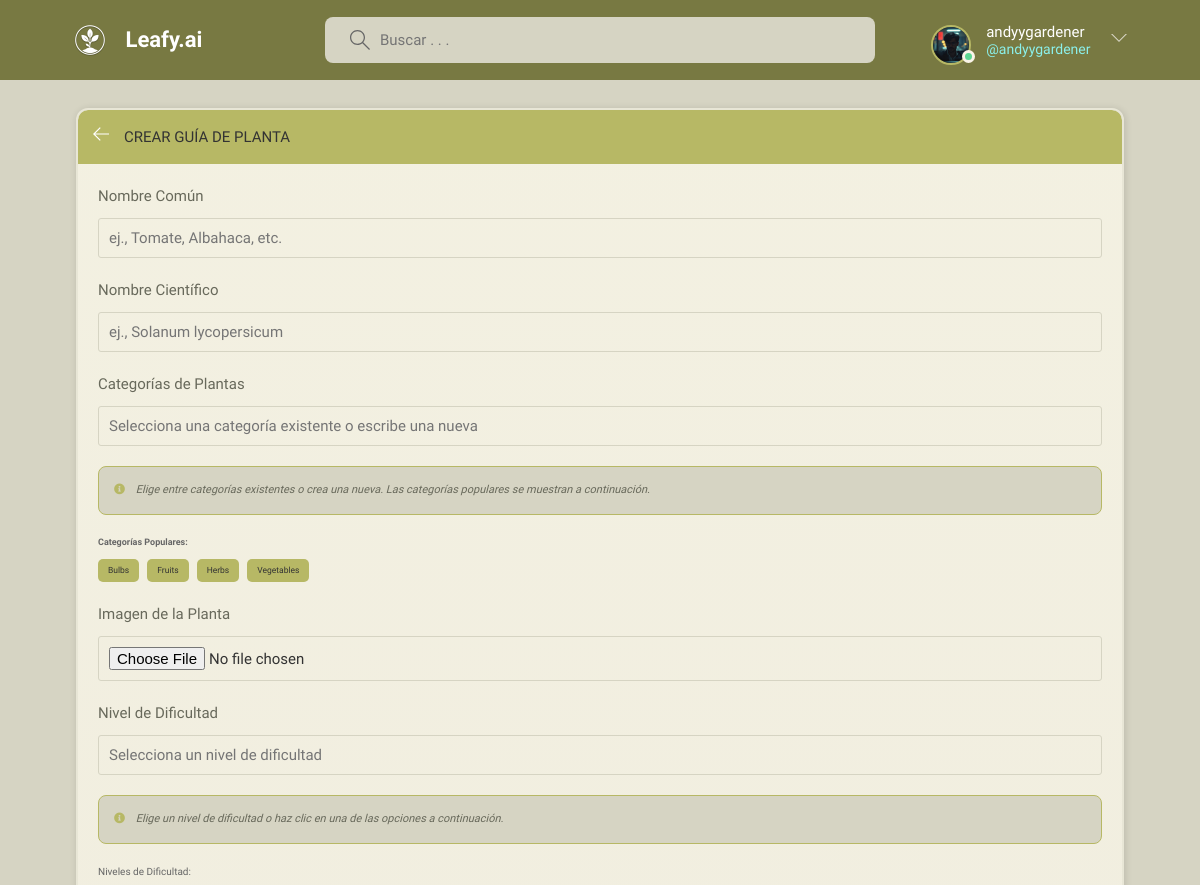
The page /create-guide/ (signed in, upper part) on the database as committed earlier.
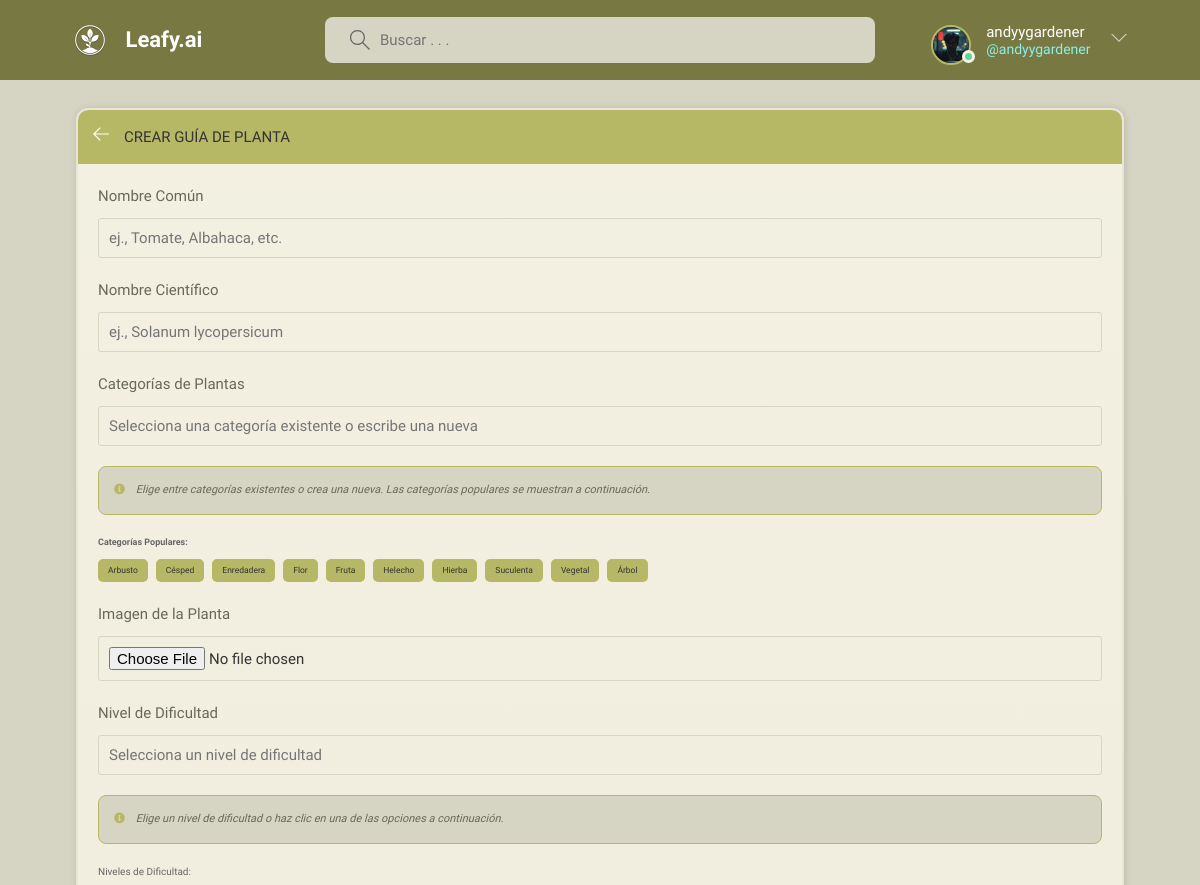
The same page on the database as committed later.
### base/models.py (models this page shows, shortened)
class PlantCategory(models.Model):
    name = models.CharField(max_length=50, unique=True)
    class Meta:
        verbose_name_plural = 'Plant Categories'

### base/views.py (the view, shortened to what this page needs)
# urls.py: path('create-guide/', views.createGuide, name='create-guide'),
@login_required(login_url='login')
def createGuide(request):
    categories = PlantCategory.objects.all().order_by('name')
    context = {'categories': categories}
    return render(request, 'base/guide_form.html', context)

### base/templates/base/guide_form.html (shortened to what this page needs)
{%  extends 'main.html' %}
{% load static %}
{% block content %}
<link rel="stylesheet" type="text/css" href="{% static 'styles/technique_form.css' %}">
<main class="create-guide layout">
  <div class="container">
    <div class="layout__box">
      <div class="layout__boxHeader">
        <div class="layout__boxTitle">
          <a href="{{request.META.HTTP_REFERER}}">
            <svg version="1.1" xmlns="http://www.w3.org/2000/svg" width="32" height="32" viewBox="0 0 32 32" style="fill: white;">
              <title>flecha-izquierda</title>
              <path
                d="M13.723 2.286l-13.723 13.714 13.719 13.714 1.616-1.611-10.96-10.96h27.625v-2.286h-27.625l10.965-10.965-1.616-1.607z"
              ></path>
            </svg>
          </a>
          <h3>{% if guide %}Editar Guía de Planta{% else %}Crear Guía de Planta{% endif %}</h3>
        </div>
      </div>
      <div class="layout__body">
        <form class="form" action="" method="POST" enctype="multipart/form-data">
          <div class="form__group">
            <label for="common_name">Nombre Común</label>
            <input required type="text" value="{{guide.common_name}}" name="common_name" id="common_name" placeholder="ej., Tomate, Albahaca, etc." />
          </div>
          <div class="form__group">
            <label for="scientific_name">Nombre Científico</label>
            <input required type="text" value="{{guide.scientific_name}}" name="scientific_name" id="scientific_name" placeholder="ej., Solanum lycopersicum" />
          </div>
          <div class="form__group">
            <label for="plant_category">Categorías de Plantas</label>
            <input required type="text" name="category" list="category-list" id="plant_category" placeholder="Selecciona una categoría existente o escribe una nueva" autocomplete="off">
            <p class="form__info">
              <i class="fa fa-info-circle"></i> Elige entre categorías existentes o crea una nueva. Las categorías populares se muestran a continuación.
            </p>
            <div class="categories-preview">
              <h4>Categorías Populares:</h4>
              <div class="categories-tags">
                {% for category in categories|slice:'0:10' %}
                <div class="category-tag" onclick="selectCategory('{{category.name}}')" >{{category.name}}</div>
                {% endfor %}
              </div>
            </div>
          </div>
          <div class="form__group">
            <label for="guide_picture">Imagen de la Planta</label>
            <input type="file" name="guide_picture" id="guide_picture" accept="image/*" {% if not guide %}required{% endif %} />
          </div>
          <div class="form__group">
            <label for="difficulty">Nivel de Dificultad</label>
            <input type="text" name="difficulty" id="difficulty" list="difficulty-list" placeholder="Selecciona un nivel de dificultad" value="{% if guide %}{{ guide.difficulty }}{% endif %}" required autocomplete="off">
            <p class="form__info">
              <i class="fa fa-info-circle"></i> Elige un nivel de dificultad o haz clic en una de las opciones a continuación.
            </p>
            <div class="difficulty-preview">
              <h4>Niveles de Dificultad:</h4>
            </div>
          </div>
        </form>
      </div>
    </div>
  </div>
</main>
{% endblock content %}

Rows that differ between the two databases and show on the page:
removed PlantCategory: name "Bulbs"
removed PlantCategory: name "Fruits"
removed PlantCategory: name "Herbs"
removed PlantCategory: name "Vegetables"
added PlantCategory: name "Arbusto"
added PlantCategory: name "Césped"
added PlantCategory: name "Enredadera"
added PlantCategory: name "Flor"
added PlantCategory: name "Fruta"
added PlantCategory: name "Helecho"
added PlantCategory: name "Hierba"
added PlantCategory: name "Suculenta"
added PlantCategory: name "Vegetal"
added PlantCategory: name "Árbol"
